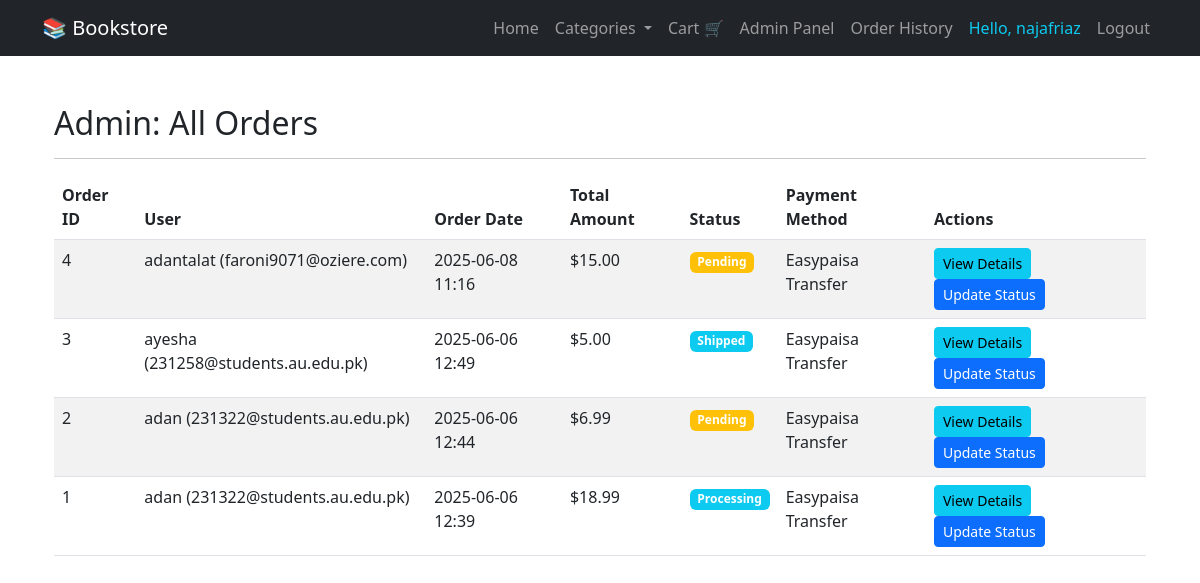
Page /admin/orders (signed in) on the committed database.
### app/models.py (models this page shows, shortened)
class User(db.Model, UserMixin):
    id = db.Column(db.Integer, primary_key=True)
    username = db.Column(db.String(150), nullable=False, unique=True)
    email = db.Column(db.String(150), nullable=False, unique=True)
    password = db.Column(db.String(150), nullable=False)
    is_admin = db.Column(db.Boolean, default=False)
    cart_items = db.relationship('CartItem', backref='user', lazy=True)
    orders = db.relationship('Order', backref='user', lazy=True)
    reviews = db.relationship('Review', backref='user', lazy=True)

class Order(db.Model):
    id = db.Column(db.Integer, primary_key=True)
    user_id = db.Column(db.Integer, db.ForeignKey('user.id'), nullable=False)
    order_date = db.Column(db.DateTime, nullable=False, default=datetime.utcnow)
    total_amount = db.Column(db.Float, nullable=False)
    status = db.Column(db.String(50), nullable=False, default='pending')
    shipping_address = db.Column(db.Text, nullable=False)
    payment_method = db.Column(db.String(50), nullable=False) # e.g., 'cash_on_delivery', 'easypaisa_transfer'
    items = db.relationship('OrderItem', backref='order', lazy=True)

### app/routes.py (the view)
@main.route("/admin/orders")
@login_required
def admin_view_orders():
    if not current_user.is_admin:
        flash("Access denied. You must be an administrator to view this page.", "danger")
        return redirect(url_for('main.home')) # Redirect to home if not admin
    all_orders = Order.query.order_by(Order.order_date.desc()).all()
    return render_template('admin_orders_list.html', title='Manage Orders', orders=all_orders)

### app/__init__.py (called while the page is built)
def create_app():
    app = Flask(__name__)
    app.config.from_object('config.Config')
    db.init_app(app)
    login_manager.init_app(app)
    bcrypt.init_app(app)
    migrate.init_app(app, db)  # <-- initialize migrate with app and db
    login_manager.login_view = 'auth.login'
    login_manager.login_message_category = 'info'
    from .routes import main
    app.register_blueprint(main)
    from app.models import User  # import User model for login_manager
    @login_manager.user_loader
    def load_user(user_id):
        return User.query.get(int(user_id))
    return app

### app/templates/admin_orders_list.html (shortened to what this page needs)
{% extends "base.html" %}
{% block content %}
    <div class="container mt-5">
        <h2>Admin: All Orders</h2>
        <hr>
        {% if orders %}
            <table class="table table-striped table-hover">
                <thead>
                    <tr>
                        <th>Order ID</th>
                        <th>User</th>
                        <th>Order Date</th>
                        <th>Total Amount</th>
                        <th>Status</th>
                        <th>Payment Method</th>
                        <th>Actions</th>
                    </tr>
                </thead>
                <tbody>
                    {% for order in orders %}
                    <tr>
                        <td>{{ order.id }}</td>
                        <td>{{ order.user.username }} ({{ order.user.email }})</td>
                        <td>{{ order.order_date.strftime('%Y-%m-%d %H:%M') }}</td>
                        <td>${{ "%.2f"|format(order.total_amount) }}</td>
                        <td><span class="badge bg-{{ 'success' if order.status == 'completed' else 'warning' if order.status == 'pending' else 'info' }}">{{ order.status | replace('_', ' ') | title }}</span></td>
                        <td>{{ order.payment_method | replace('_', ' ') | title }}</td>
                        <td>
                            <a href="{{ url_for('main.order_details', order_id=order.id) }}" class="btn btn-sm btn-info me-2">View Details</a>
                            <a href="{{ url_for('main.admin_update_order', order_id=order.id) }}" class="btn btn-sm btn-primary">Update Status</a>
                        </td>
                    </tr>
                    {% endfor %}
                </tbody>
            </table>
        {% else %}
            <p>No orders have been placed yet.</p>
        {% endif %}
    </div>
{% endblock content %}

### app/templates/base.html (shortened to what this page needs)
<!DOCTYPE html>
<html lang="en">
<head>
  <link href="https://cdn.jsdelivr.net/npm/bootstrap@5.3.0/dist/css/bootstrap.min.css" rel="stylesheet" />
</head>
<body>
  <nav class="navbar navbar-expand-lg navbar-dark bg-dark mb-4">
    <div class="container">
      <a class="navbar-brand" href="{{ url_for('main.home') }}">📚 Bookstore</a>
      <div class="collapse navbar-collapse" id="navbarNav">
        <ul class="navbar-nav ms-auto">
          <li class="nav-item">
            <a class="nav-link" href="{{ url_for('main.home') }}">Home</a>
          </li>
          <li class="nav-item dropdown">
            <a class="nav-link dropdown-toggle" href="#" id="navbarDropdown" role="button" data-bs-toggle="dropdown">
              Categories
            </a>
          </li>
          <li class="nav-item">
            <a class="nav-link" href="{{ url_for('main.cart') }}">Cart 🛒</a>
          </li>
          {% if current_user.is_authenticated %}
            {% if current_user.is_admin %}
            <li class="nav-item">
              <a class="nav-link" href="{{ url_for('main.admin_view_orders') }}">Admin Panel</a>
            </li>
              {% endif %}
            <li class="nav-item">
              <a class="nav-link" href="{{ url_for('main.order_history') }}">Order History</a>
            </li>
            <li class="nav-item">
              <span class="nav-link text-info">Hello, {{ current_user.username }}</span>
            </li>
            <li class="nav-item">
              <a class="nav-link" href="{{ url_for('main.logout') }}">Logout</a>
            </li>
          {% endif %}
        </ul>
      </div>
    </div>
  </nav>
  <div class="container">
    {% block content %}{% endblock %}
  </div>
</body>
</html>

### rows in the picture
User: username "najafriaz"
Order: id "4", user.username "adantalat", user.email "faroni9071@oziere.com", order_date "2025-06-08 11:16", total_amount "15.00", status "Pending", payment_method "Easypaisa Transfer"
Order: id "3", user.username "ayesha", user.email "231258@students.au.edu.pk", order_date "2025-06-06 12:49", total_amount "5.00", status "Shipped", payment_method "Easypaisa Transfer"
Order: id "2", user.username "adan", user.email "231322@students.au.edu.pk", order_date "2025-06-06 12:44", total_amount "6.99", status "Pending", payment_method "Easypaisa Transfer"
Order: id "1", user.username "adan", user.email "231322@students.au.edu.pk", order_date "2025-06-06 12:39", total_amount "18.99", status "Processing", payment_method "Easypaisa Transfer"
